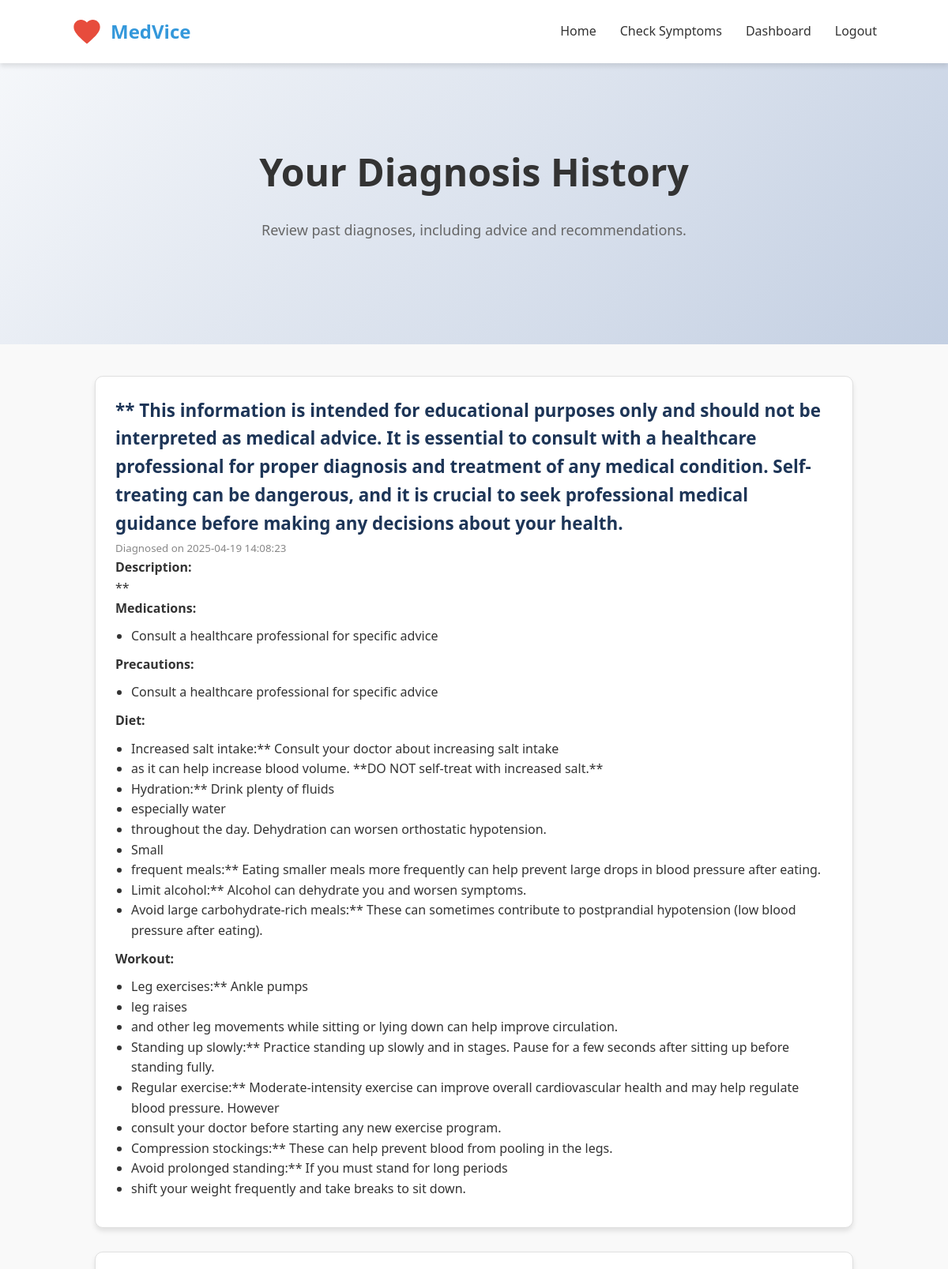
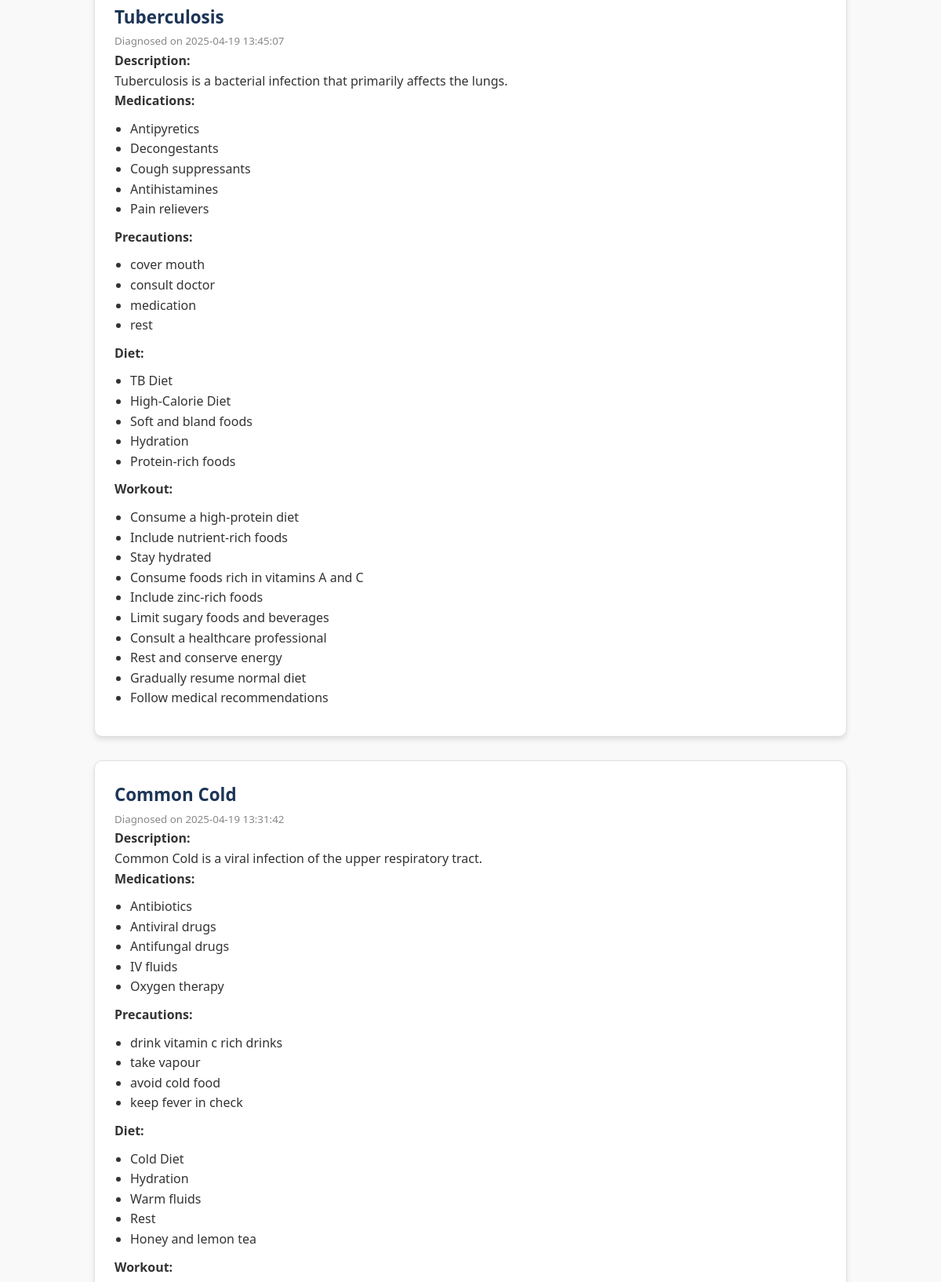
The app's page /dashboard (signed in, upper part) with its own data (2 pictures, top to bottom).
### tables this page shows
CREATE TABLE diagnosis_results (
        id INTEGER PRIMARY KEY AUTOINCREMENT,
        user_id INTEGER,
        prediction TEXT,
        description TEXT,
        medications TEXT,
        precautions TEXT,
        diets TEXT,
        workouts TEXT,
        timestamp DATETIME DEFAULT CURRENT_TIMESTAMP,
        FOREIGN KEY(user_id) REFERENCES users(id)
    );

### app.py (the view)
@app.route('/dashboard')
def dashboard():
    if 'user_id' not in session:
        return redirect(url_for('login'))
    user_id = session['user_id']
    conn = get_db_connection()
    results = conn.execute('SELECT * FROM diagnosis_results WHERE user_id = ? ORDER BY timestamp DESC',
                          (user_id,)).fetchall()
    conn.close()
    return render_template('dashboard.html', results=results)

### app.py (called while the page is built)
def get_db_connection():
    conn = sqlite3.connect(DATABASE)
    conn.row_factory = sqlite3.Row
    return conn

### templates/dashboard.html (shortened to what this page needs)
<!DOCTYPE html>
<html lang="en">
<head>
    <link rel="stylesheet" href="{{ url_for('static', filename='css/style.css') }}">
</head>
<body>
    <header>
        <div class="container navbar">
            <div class="logo">
                <svg class="logo-icon heart-icon pulse" xmlns="http://www.w3.org/2000/svg" viewBox="0 0 24 24">
                    <path d="M12 21.35l-1.45-1.32C5.4 15.36 2 12.28 2 8.5
                        2 5.42 4.42 3 7.5 3c1.74 0 3.41.81 4.5 2.09C13.09
                        3.81 14.76 3 16.5 3 19.58 3 22 5.42 22 8.5c0 3.78-3.4
                        6.86-8.55 11.54L12 21.35z"/>
                </svg>
                <h1>MedVice</h1>
            </div>
            <ul class="nav-links">
                <li><a href="{{ url_for('home') }}">Home</a></li>
                <li><a href="{{ url_for('symptoms') }}">Check Symptoms</a></li>
                <li><a href="{{ url_for('dashboard') }}">Dashboard</a></li>
                <li><a href="{{ url_for('logout') }}">Logout</a></li>
            </ul>
        </div>
    </header>
    <section class="hero">
        <div class="container hero-content">
            <h2>Your Diagnosis History</h2>
            <p>Review past diagnoses, including advice and recommendations.</p>
        </div>
    </section>
    <section class="dashboard-container">
        {% if results %}
            {% for result in results %}
            <div class="record-card">
                <h3>{{ result.prediction }}</h3>
                <small>Diagnosed on {{ result.timestamp }}</small>
                <div>
                    <strong>Description:</strong>
                    <p>{{ result.description }}</p>
                </div>
                <div>
                    <strong>Medications:</strong>
                    <ul>
                        {% for med in result.medications.split(',') %}
                        <li>{{ med.strip() }}</li>
                        {% endfor %}
                    </ul>
                </div>
                <div>
                    <strong>Precautions:</strong>
                    <ul>
                        {% for pre in result.precautions.split(',') %}
                        <li>{{ pre.strip() }}</li>
                        {% endfor %}
                    </ul>
                </div>
                <div>
                    <strong>Diet:</strong>
                    <ul>
                        {% for diet in result.diets.split(',') %}
                        <li>{{ diet.strip() }}</li>
                        {% endfor %}
                    </ul>
                </div>
                <div>
                    <strong>Workout:</strong>
                    <ul>
                        {% for work in result.workouts.split(',') %}
                        <li>{{ work.strip() }}</li>
                        {% endfor %}
                    </ul>
                </div>
            </div>
            {% endfor %}
        {% else %}
            <p style="text-align: center; color: #888;">You have not saved any diagnosis yet.</p>
        {% endif %}
    </section>
</body>
</html>

### static/css/style.css (style rules this page uses)
:root { --primary-color: #3498db; --secondary-color: #2ecc71; --accent-color: #1abc9c; --text-color: #333; --light-color: #f9f9f9; --shadow: 0 4px 6px rgba(0, 0, 0, 0.1); }
* { margin: 0; padding: 0; box-sizing: border-box; font-family: 'Segoe UI', Tahoma, Geneva, Verdana, sans-serif; }
body { background-color: var(--light-color); color: var(--text-color); line-height: 1.6; }
header { background-color: white; box-shadow: var(--shadow); position: fixed; width: 100%; top: 0; z-index: 1000; }
.container { width: 85%; max-width: 1200px; margin: 0 auto; padding: 0 20px; }
.navbar { display: flex; justify-content: space-between; align-items: center; padding: 20px 0; }
.logo { display: flex; align-items: center; }
.logo-icon { height: 40px; margin-right: 10px; display: flex; align-items: center; }
.logo h1 { font-size: 24px; font-weight: 700; color: var(--primary-color); }
.nav-links { display: flex; list-style: none; }
.nav-links li { margin-left: 30px; }
.nav-links a { text-decoration: none; color: var(--text-color); font-weight: 500; transition: color 0.3s; font-size: 16px; }
.hero { margin-top: 80px; padding: 100px 0; background: linear-gradient(135deg, #f5f7fa 0%, #c3cfe2 100%); text-align: center; }
.hero-content { max-width: 800px; margin: 0 auto; }
.hero h2 { font-size: 48px; margin-bottom: 20px; color: var(--text-color); }
.hero p { font-size: 18px; color: #666; margin-bottom: 30px; }
.heart-icon { fill: #e74c3c; transition: transform 0.5s; }
.pulse { animation: pulse 1.5s infinite; }

### templates/dashboard.html (style rules this page uses)
.dashboard-container { max-width: 1000px; margin: auto; padding: 40px 20px; }
.record-card { background: #ffffff; border: 1px solid #e0e0e0; border-radius: 10px; padding: 25px; margin-bottom: 30px; box-shadow: var(--shadow); }
.record-card h3 { margin-top: 0; color: #1d3557; font-size: 1.4rem; }
.record-card small { color: #888; }
.record-card ul { margin: 10px 0; padding-left: 20px; }

### records on screen
diagnosis_results: prediction "** This information is intended for educational purposes only and should not be interpreted as medical advice. It is essential to consult with a healthcare professional for proper diagnosis and treatment of any medical condition. Self-treating can be dangerous, and it is crucial to seek professional medical guidance before making any decisions about your health.", timestamp "2025-04-19 14:08:23", description "**", strip "Consult a healthcare professional for specific advice", strip "Increased salt intake:** Consult your doctor about increasing salt intake" "as it can help increase blood volume. **DO NOT self-treat with increased salt.**" "Hydration:** Drink plenty of fluids" "especially water" "throughout the day. Dehydration can worsen orthostatic hypotension." "Small" "frequent meals:** Eating smaller meals more frequently can help prevent large drops in blood pressure after eating." "Limit alcohol:** Alcohol can dehydrate you and worsen symptoms." "Avoid large carbohydrate-rich meals:** These can sometimes contribute to postprandial hypotension (low blood pressure after eating).", strip "Leg exercises:** Ankle pumps" "leg raises" "and other leg movements while sitting or lying down can help improve circulation." "Standing up slowly:** Practice standing up slowly and in stages. Pause for a few seconds after sitting up before standing fully." "Regular exercise:** Moderate-intensity exercise can improve overall cardiovascular health and may help regulate blood pressure. However" "consult your doctor before starting any new exercise program." "Compression stockings:** These can help prevent blood from pooling in the legs." "Avoid prolonged standing:** If you must stand for long periods" "shift your weight frequently and take breaks to sit down."
diagnosis_results: prediction "Tuberculosis", timestamp "2025-04-19 13:45:07", description "Tuberculosis is a bacterial infection that primarily affects the lungs.", strip "Antipyretics" "Decongestants" "Cough suppressants" "Antihistamines" "Pain relievers", strip "cover mouth" "consult doctor" "medication" "rest", strip "TB Diet" "High-Calorie Diet" "Soft and bland foods" "Hydration" "Protein-rich foods", strip "Consume a high-protein diet" "Include nutrient-rich foods" "Stay hydrated" "Consume foods rich in vitamins A and C" "Include zinc-rich foods" "Limit sugary foods and beverages" "Consult a healthcare professional" "Rest and conserve energy" "Gradually resume normal diet" "Follow medical recommendations"
diagnosis_results: prediction "Common Cold", timestamp "2025-04-19 13:31:42", description "Common Cold is a viral infection of the upper respiratory tract.", strip "Antibiotics" "Antiviral drugs" "Antifungal drugs" "IV fluids" "Oxygen therapy", strip "drink vitamin c rich drinks" "take vapour" "avoid cold food" "keep fever in check", strip "Cold Diet" "Hydration" "Warm fluids" "Rest" "Honey and lemon tea"
